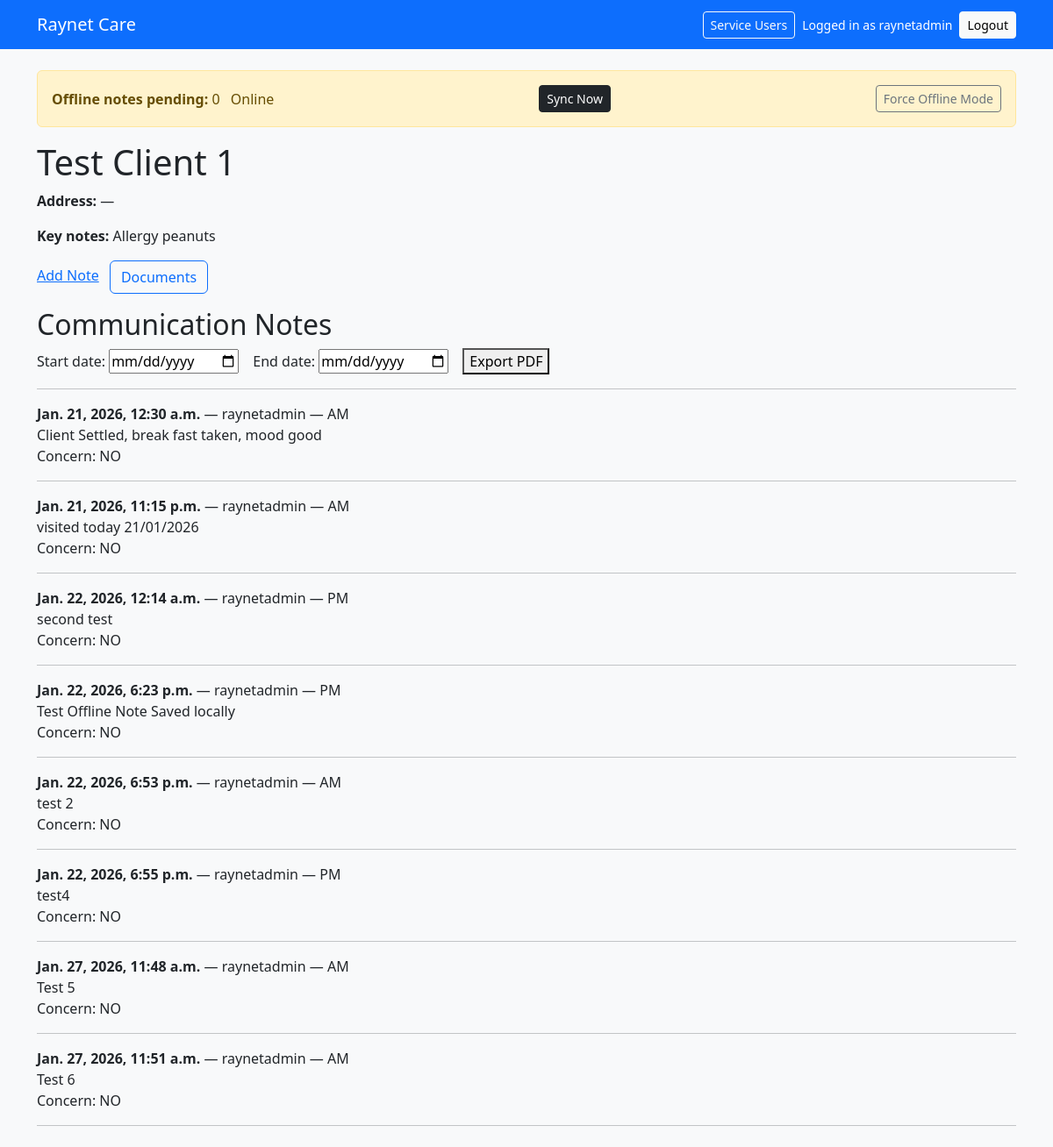
The app's page /service-users/1/ (signed in) with its own data.
### care/models.py (models this page shows, shortened)
class ServiceUser(models.Model):
    full_name = models.CharField(max_length=200)
    date_of_birth = models.DateField(null=True, blank=True)
    address = models.TextField(blank=True)
    key_notes = models.TextField(blank=True, help_text="Allergies, risks, key info")

class CommunicationNote(models.Model):
    service_user = models.ForeignKey(ServiceUser, on_delete=models.CASCADE, related_name="notes")
    created_by = models.ForeignKey(User, on_delete=models.PROTECT)
    created_at = models.DateTimeField(auto_now_add=True)
    visit_type = models.CharField(max_length=50, blank=True)
    note_text = models.TextField()
    concern_flag = models.BooleanField(default=False)
    client_uid = models.CharField(max_length=64, blank=True, db_index=True)

### care/views.py (the view)
# urls.py: path("service-users/<int:pk>/", views.serviceuser_detail, name="serviceuser_detail"),
@login_required
def serviceuser_detail(request, pk):
    su = get_object_or_404(ServiceUser, pk=pk)
    if su not in visible_service_users(request.user):
        return HttpResponse("Forbidden", status=403)
    notes = CommunicationNote.objects.filter(service_user=su)[:100]
    return render(request, "care/serviceuser_detail.html", {"su": su, "notes": notes})

### care/views.py (called while the page is built, shortened)
def visible_service_users(user):
    if user.is_superuser:
        return ServiceUser.objects.all()

### care/templates/care/serviceuser_detail.html (shortened to what this page needs)
{% extends "care/base.html" %}
{% load static %}
{% block content %}
<div class="alert alert-warning d-flex justify-content-between align-items-center">
  <div>
    <strong>Offline notes pending:</strong>
    <span id="pending-count">0</span>
    <span class="ms-2" id="online-status"></span>
  </div>
  <button class="btn btn-sm btn-dark" onclick="syncNotes()">Sync Now</button>
  <button class="btn btn-sm btn-outline-secondary" id="toggle-offline"></button>
</div>
<h1>{{ su.full_name }}</h1>
<p><strong>Address:</strong> {{ su.address|default:"—" }}</p>
<p><strong>Key notes:</strong> {{ su.key_notes|default:"—" }}</p>
<p>
  <a href="{% url 'care:add_note' su.pk %}">Add Note</a>
  <a class="btn btn-outline-primary ms-2" href="{% url 'care:documents_list' su.pk %}">Documents</a>
</p>
<h2>Communication Notes</h2>
<form method="get" action="{% url 'care:export_notes_pdf' su.pk %}">
  <label>Start date: <input type="date" name="start"></label>
  <label style="margin-left:12px;">End date: <input type="date" name="end"></label>
  <button type="submit" style="margin-left:12px;">Export PDF</button>
</form>
<hr>
{% for n in notes %}
  <div style="margin-bottom:14px;">
    <div><strong>{{ n.created_at }}</strong> — {{ n.created_by.username }} — {{ n.visit_type|default:"" }}</div>
    <div style="white-space: pre-wrap;">{{ n.note_text }}</div>
    <div>Concern: {% if n.concern_flag %}YES{% else %}NO{% endif %}</div>
  </div>
  <hr>
{% empty %}
  <p>No notes yet.</p>
{% endfor %}
{% endblock %}

### care/templates/care/base.html (shortened to what this page needs)
<!doctype html>
<html>
<head>
  <link href="https://cdn.jsdelivr.net/npm/bootstrap@5.3.3/dist/css/bootstrap.min.css" rel="stylesheet">
</head>
<body class="bg-light">
<nav class="navbar navbar-expand-lg navbar-dark bg-primary">
  <div class="container">
    <a class="navbar-brand" href="/service-users/">Raynet Care</a>
    <div class="ms-auto d-flex align-items-center gap-2">
      <a class="btn btn-outline-light btn-sm" href="/service-users/">Service Users</a>
      {% if user.is_authenticated %}
        <span class="text-white small">Logged in as {{ user.username }}</span>
        <a class="btn btn-light btn-sm" href="/logout/">Logout</a>
      {% else %}
        <a class="btn btn-light btn-sm" href="/login/">Login</a>
      {% endif %}
    </div>
  </div>
</nav>
<div class="container my-4">
  {% block content %}{% endblock %}
</div>
</body>
</html>

### records on screen
ServiceUser: full_name "Test Client 1", address "—", key_notes "Allergy peanuts"
CommunicationNote: created_at "Jan. 21, 2026, 12:30 a.m.", created_by.username "raynetadmin", visit_type "AM", note_text "Client Settled, break fast taken, mood good", concern_flag "NO"
CommunicationNote: created_at "Jan. 21, 2026, 11:15 p.m.", created_by.username "raynetadmin", visit_type "AM", note_text "visited today 21/01/2026", concern_flag "NO"
CommunicationNote: created_at "Jan. 22, 2026, 12:14 a.m.", created_by.username "raynetadmin", visit_type "PM", note_text "second test", concern_flag "NO"
CommunicationNote: created_at "Jan. 22, 2026, 6:23 p.m.", created_by.username "raynetadmin", visit_type "PM", note_text "Test Offline Note Saved locally", concern_flag "NO"
CommunicationNote: created_at "Jan. 22, 2026, 6:53 p.m.", created_by.username "raynetadmin", visit_type "AM", note_text "test 2", concern_flag "NO"
CommunicationNote: created_at "Jan. 22, 2026, 6:55 p.m.", created_by.username "raynetadmin", visit_type "PM", note_text "test4", concern_flag "NO"
CommunicationNote: created_at "Jan. 27, 2026, 11:48 a.m.", created_by.username "raynetadmin", visit_type "AM", note_text "Test 5", concern_flag "NO"
CommunicationNote: created_at "Jan. 27, 2026, 11:51 a.m.", created_by.username "raynetadmin", visit_type "AM", note_text "Test 6", concern_flag "NO"

### other values on screen
{{ user.username }} "raynetadmin"
